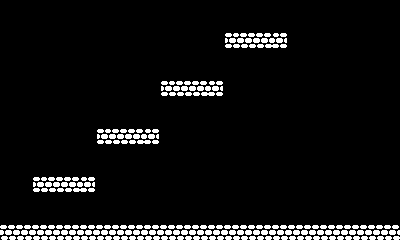

Rendered tile map (Tiled .tmx) drawn with the repository's tilesets; below, a short description and the full map source, tile grids included:
An orthogonal 25x15 tile map with 16x16 px tiles, 1 tile layer (Tile Layer 1).

<map version="1.10" tiledversion="1.10.2" orientation="orthogonal" renderorder="right-down" width="25" height="15" tilewidth="16" tileheight="16" infinite="0" nextlayerid="2" nextobjectid="1">
 <tileset firstgid="1" source="Solluco.tsx" />
 <layer id="1" name="Tile Layer 1" width="25" height="15">
  <data encoding="csv">
0,0,0,0,0,0,0,0,0,0,0,0,0,0,0,0,0,0,0,0,0,0,0,0,0,
0,0,0,0,0,0,0,0,0,0,0,0,0,0,0,0,0,0,0,0,0,0,0,0,0,
0,0,0,0,0,0,0,0,0,0,0,0,0,0,92,93,93,99,0,0,0,0,0,0,0,
0,0,0,0,0,0,0,0,0,0,0,0,0,0,0,0,0,0,0,0,0,0,0,0,0,
0,0,0,0,0,0,0,0,0,0,0,0,0,0,0,0,0,0,0,0,0,0,0,0,0,
0,0,0,0,0,0,0,0,0,0,92,93,93,99,0,0,0,0,0,0,0,0,0,0,0,
0,0,0,0,0,0,0,0,0,0,0,0,0,0,0,0,0,0,0,0,0,0,0,0,0,
0,0,0,0,0,0,0,0,0,0,0,0,0,0,0,0,0,0,0,0,0,0,0,0,0,
0,0,0,0,0,0,92,93,93,99,0,0,0,0,0,0,0,0,0,0,0,0,0,0,0,
0,0,0,0,0,0,0,0,0,0,0,0,0,0,0,0,0,0,0,0,0,0,0,0,0,
0,0,0,0,0,0,0,0,0,0,0,0,0,0,0,0,0,0,0,0,0,0,0,0,0,
0,0,92,93,93,99,0,0,0,0,0,0,0,0,0,0,0,0,0,0,0,0,0,0,0,
0,0,0,0,0,0,0,0,0,0,0,0,0,0,0,0,0,0,0,0,0,0,0,0,0,
0,0,0,0,0,0,0,0,0,0,0,0,0,0,0,0,0,0,0,0,0,0,0,0,0,
93,93,93,93,93,93,93,93,93,93,93,93,93,93,93,93,93,93,93,93,93,93,93,93,93
</data>
 </layer>
</map>